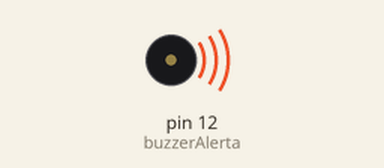
Simulated run of this sketch. Board: Arduino Uno, built with avr-gcc and run on an emulated ATmega328P. On the bench: buzzer (waves = sounding).

Above: at 0.5 s.
At 3.5 s:
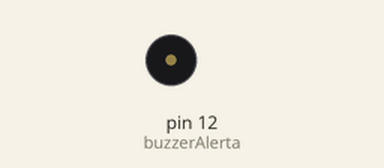
Timing chart, 0 to 7.8 s (numbered marks = the images above):
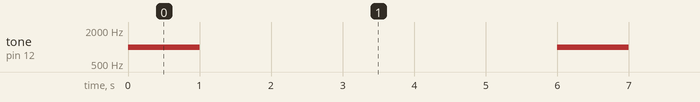

The sketch:

Buzzer.ino
```cpp
int buzzerAlerta = 12; //Declaración e inicialización de la variable en el puerto correspondiente (D6)
void setup() {
  // put your setup code here, to run once:
  pinMode(buzzerAlerta,OUTPUT); //Se define al buzzer como output
}

void loop() {
  // put your main code here, to run repeatedly:
  tone(buzzerAlerta,1000); //Función tone para indicarle al buzzer que debe sonar a esa frecuencia
  delay(1000);
  noTone(buzzerAlerta); //Función noTone que hace que el sonido del buzzer se detenga
  delay(5000);
}
```

Measured:
- by itself, tone on pin 12 (buzzerAlerta): alternates 1000 Hz for 1.0 s and silent for 5.0 s
